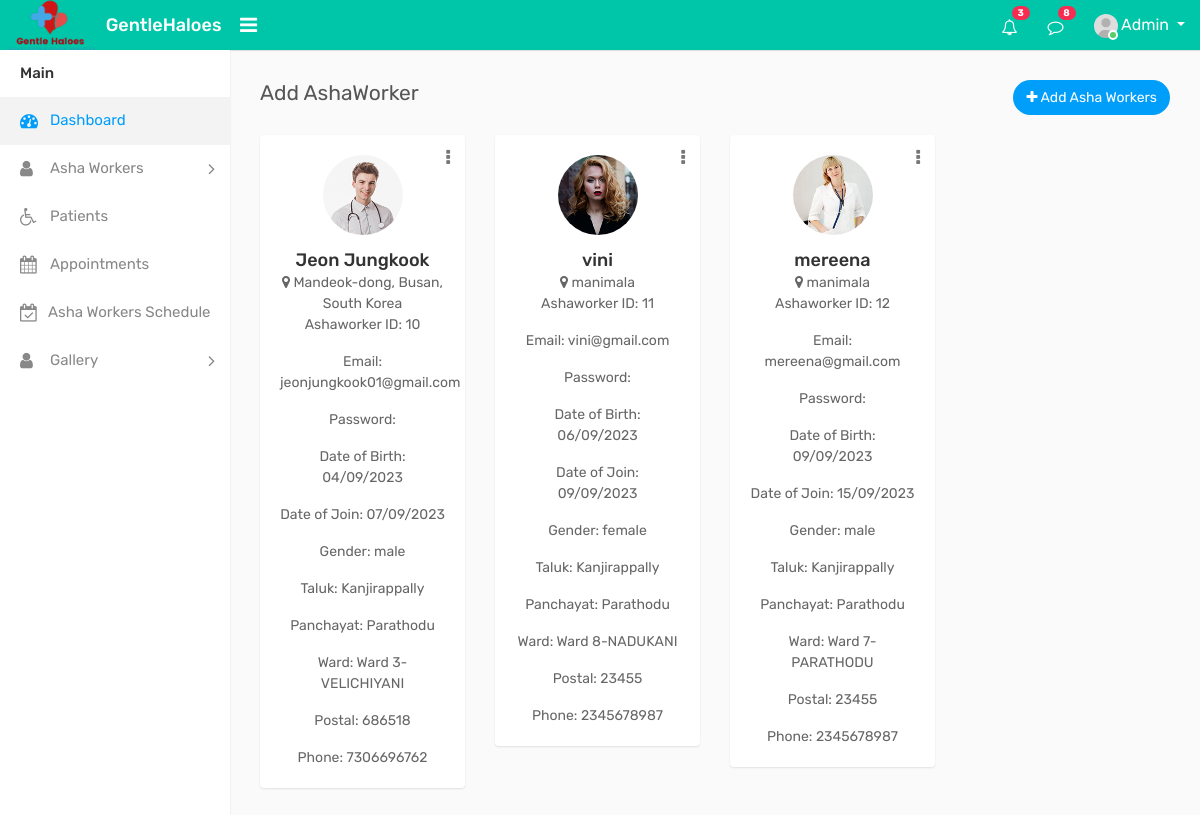
Page /ad_ashaworker (signed in) on the earlier database version.
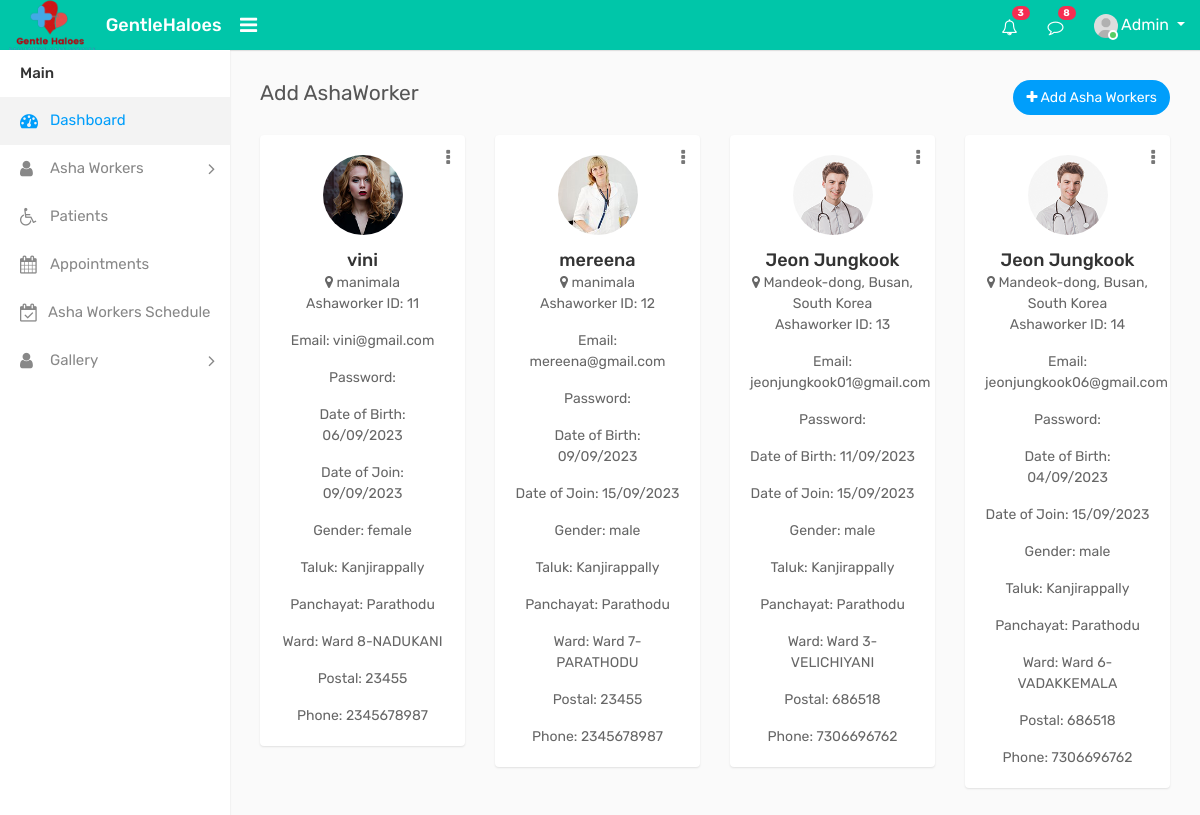
Same page on the later database version.
### GHapp/models.py (models this page shows, shortened)
class Ashaworker(models.Model):
    user = models.OneToOneField(CustomUser, on_delete=models.CASCADE, blank=True, null=True)
    id = models.AutoField(primary_key=True)
    Name = models.CharField(max_length=100)
    email = models.EmailField(max_length=100,unique=True)
    admin_set_password = models.CharField(max_length=128, blank=True, null=True)
    date_of_birth = models.CharField(max_length=100)
    date_of_join = models.CharField(max_length=100)
    gender = models.CharField(max_length=10, choices=[('Male', 'Male'), ('Female', 'Female'), ('Other', 'Other')])
    address = models.TextField()
    taluk = models.CharField(max_length=100)
    Panchayat = models.CharField(max_length=100)
    ward = models.CharField(max_length=100,unique=True)
    postal = models.IntegerField()
    phone = models.IntegerField()
    profile_photo = models.ImageField(upload_to='profile_photos/', blank=True, null=True)
    is_active = models.BooleanField(default=True)
    class Meta:
            unique_together = (("id", "ward"),)

### GHapp/views.py (the view)
# urls.py: path('ad_ashaworker', views.ad_ashaworker, name="ad_ashaworker"),
@login_required(login_url='login')
def ad_ashaworker(request):
    ashaworkers = Ashaworker.objects.all()
    return render(request, 'admin_temp/ad_ashaworker.html', {'ashaworkers': ashaworkers})

### templates/admin_temp/ad_ashaworker.html (shortened to what this page needs)
{% load static %}
<!DOCTYPE html>
<html lang="en">
<head>
    <link rel="stylesheet" type="text/css" href="{% static 'assets/css/bootstrap.min.css' %}">
    <link rel="stylesheet" type="text/css" href="{% static 'assets/css/font-awesome.min.css' %}">
    <link rel="stylesheet" type="text/css" href="{% static 'assets/css/style.css' %}">
</head>
<body>
    <div class="main-wrapper">
        <div class="header">
			<div class="header-left">
				<a href="{% url 'index-2' %}" class="logo">
					<img src="{% static 'images/ghbc1.png' %}" width="100" height="55" alt=""><span>GentleHaloes</span>
				</a>
			</div>
			 <a id="toggle_btn" href="javascript:void(0);"><i class="fa fa-bars"></i></a>
            <ul class="nav user-menu float-right">
                <li class="nav-item dropdown d-none d-sm-block">
                    <a href="#" class="dropdown-toggle nav-link" data-toggle="dropdown"><i class="fa fa-bell-o"></i> <span class="badge badge-pill bg-danger float-right">3</span></a>
                </li>
                <li class="nav-item dropdown d-none d-sm-block">
                    <a href="javascript:void(0);" id="open_msg_box" class="hasnotifications nav-link"><i class="fa fa-comment-o"></i> <span class="badge badge-pill bg-danger float-right">8</span></a>
                </li>
                <li class="nav-item dropdown has-arrow">
                    <a href="#" class="dropdown-toggle nav-link user-link" data-toggle="dropdown">
                        <span class="user-img">
							<img class="rounded-circle" src="{% static 'assets/img/user.jpg' %}" width="24" alt="Admin">
							<span class="status online"></span>
						</span>
						<span>Admin</span>
                    </a>
                </li>
            </ul>
        </div>
        <div class="sidebar" id="sidebar">
            <div class="sidebar-inner slimscroll">
                <div id="sidebar-menu" class="sidebar-menu">
                    <ul>
                        <li class="menu-title">Main</li>
                        <li class="active">
                            <a href="{% url 'index-2' %}"><i class="fa fa-dashboard"></i> <span>Dashboard</span></a>
                        </li>
                        <li class="submenu">
							<a href="#"><i class="fa fa-user"></i> <span>Asha Workers </span> <span class="menu-arrow"></span></a>
						</li>
                         <li>
                            <a href="{% url 'patients' %}"><i class="fa fa-wheelchair"></i> <span>Patients</span></a>
                        </li>
                        <li>
                            <a href="{% url 'appointments' %}"><i class="fa fa-calendar"></i> <span>Appointments</span></a>
                        </li>
                        <li>
                            <a href="{% url 'schedule' %}"><i class="fa fa-calendar-check-o"></i> <span>Asha Workers Schedule</span></a>
                        </li>
                        <li class="submenu">
							<a href="#"><i class="fa fa-user"></i> <span> Gallery </span> <span class="menu-arrow"></span></a>
						</li>
                    </ul>
                </div>
            </div>
        </div>
        <div class="page-wrapper">
            <div class="content">
                <div class="row">
                    <div class="col-sm-4 col-3">
                        <h4 class="page-title">Add AshaWorker</h4>
                    </div>
                    <div class="col-sm-8 col-9 text-right m-b-20">
                        <a href="{% url 'add_asha' %}" class="btn btn-primary btn-rounded float-right"><i class="fa fa-plus"></i> Add Asha Workers</a>
                    </div>
                </div>
                <div class="row doctor-grid">
                    {% for ashaworker in ashaworkers %}
                    {% if ashaworker.is_active %}
                    <div class="col-md-4 col-sm-4  col-lg-3">
                        <div class="profile-widget">
                             <div class="doctor-img">
                                <a class="avatar" href="profile.html"><img alt="" src="{{ ashaworker.profile_photo.url }}"></a>
                            </div>
                            <div class="dropdown profile-action">
                                <a href="#" class="action-icon dropdown-toggle" data-toggle="dropdown" aria-expanded="false"><i class="fa fa-ellipsis-v"></i></a>
                            </div>
                            <h4 class="doctor-name text-ellipsis"><a href="profile.html"> {{ ashaworker.Name }}</a></h4>
                            <div class="user-country">
                                <i class="fa fa-map-marker"></i> {{ ashaworker.address }}
                            </div>
                            <div>
                                <p >Ashaworker ID: {{ ashaworker.id }}</p>
                                <p class="card-text">Email: {{ ashaworker.email }}</p>
                                <p class="card-text">Password: {{ ashaworker.password }}</p>
                                <p class="card-text">Date of Birth: {{ ashaworker.date_of_birth }}</p>
                                <p class="card-text">Date of Join: {{ ashaworker.date_of_join }}</p>
                                <p class="card-text">Gender: {{ ashaworker.get_gender_display }}</p>
                                <p class="card-text">Taluk: {{ ashaworker.taluk }}</p>
                                <p class="card-text">Panchayat: {{ ashaworker.Panchayat }}</p>
                                <p class="card-text">Ward: {{ ashaworker.ward }}</p>
                                <p class="card-text">Postal: {{ ashaworker.postal }}</p>
                                <p class="card-text">Phone: {{ ashaworker.phone }}</p>
                            </div>
                        </div>
                    </div>
                    {% endif %}
                    {% endfor %}
                </div>
            </div>
        </div>
    </div>
</body>
</html>

### templates/admin_temp/ad_ashaworker.html (style rules this page uses)
.header { background-color: #00c6a9; left: 0; position: fixed; right: 0; top: 0; z-index: 1039; height: 50px; box-shadow: 0 1px 1px rgba(0, 0, 0, 0.1); }

Differences in the rows shown:
removed Ashaworker: profile_photo (picture), Name "Jeon Jungkook", address "Mandeok-dong, Busan, South Korea", id "10", email "jeonjungkook01@gmail.com", date_of_birth "04/09/2023", date_of_join "07/09/2023", gender "male", taluk "Kanjirappally", Panchayat "Parathodu", ward "Ward 3-VELICHIYANI", postal "686518", phone "7306696762"
added Ashaworker: profile_photo (picture), Name "Jeon Jungkook", address "Mandeok-dong, Busan, South Korea", id "13", email "jeonjungkook01@gmail.com", date_of_birth "11/09/2023", date_of_join "15/09/2023", gender "male", taluk "Kanjirappally", Panchayat "Parathodu", ward "Ward 3-VELICHIYANI", postal "686518", phone "7306696762"
added Ashaworker: profile_photo (picture), Name "Jeon Jungkook", address "Mandeok-dong, Busan, South Korea", id "14", email "jeonjungkook06@gmail.com", date_of_birth "04/09/2023", date_of_join "15/09/2023", gender "male", taluk "Kanjirappally", Panchayat "Parathodu", ward "Ward 6-VADAKKEMALA", postal "686518", phone "7306696762"
